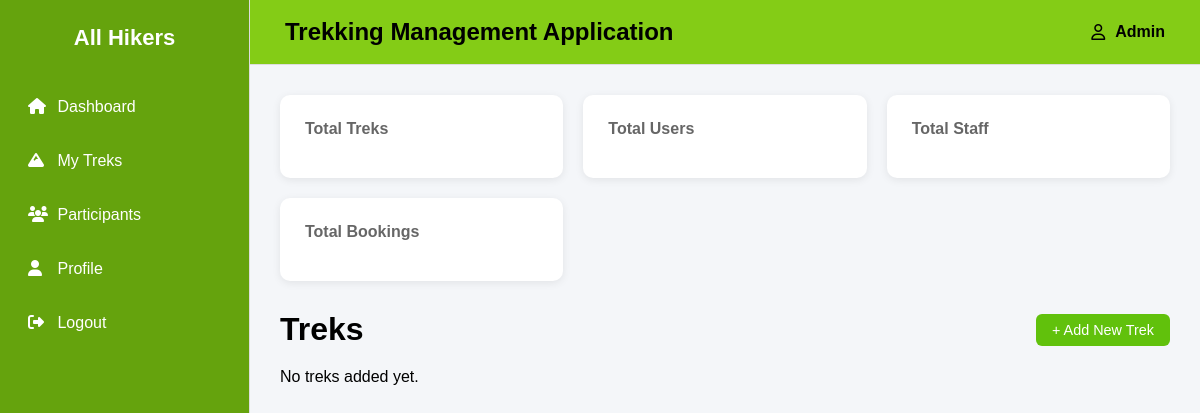
The page /admin_dashboard/trek on the database as committed earlier.
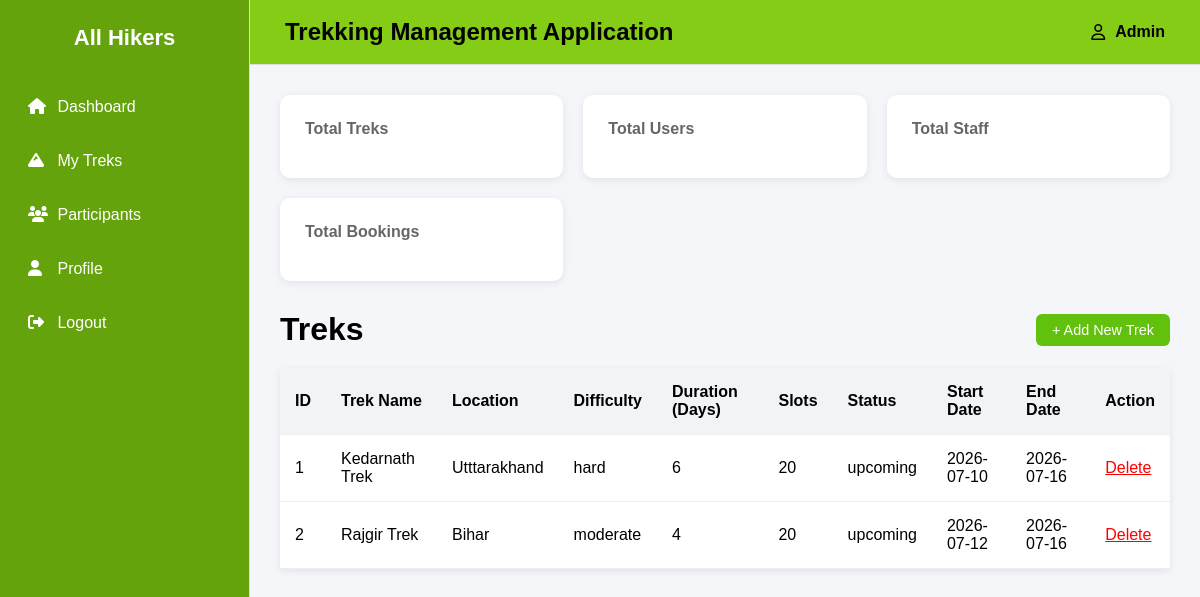
The same page on the database as committed later.
### backend/models.py (models this page shows)
class Trek(db.Model):
    __tablename__="trek"
    id = db.Column(db.Integer,primary_key=True)
    trek_name = db.Column(db.String,nullable=False)
    location = db.Column(db.String,nullable=False)
    difficulty = db.Column(db.String,nullable=False)
    duration_days = db.Column(db.Integer,nullable=False)
    available_slots = db.Column(db.Integer,nullable=False)
    assigned_staff_id = db.Column(db.Integer, db.ForeignKey("staff_profile.id"),nullable=True)
    status = db.Column(db.String,default="Available")
    start_date = db.Column(db.Date,nullable=False)
    end_date = db.Column(db.Date,nullable=False)

### backend/controllers.py (the view)
@auth_bp.route('/admin_dashboard/trek')
def trek():
    treks = Trek.query.all()
    return render_template('admin_trek.html', treks=treks)

### templates/admin_trek.html (shortened to what this page needs)
{% extends "base.html" %}
{% block content %}
<link rel="stylesheet" href="{{ url_for('static', filename='css/dashboard.css') }}">
<div class="trek-header">
    <h1>Treks</h1>
    <a href="{{ url_for('auth.add_trek') }}" class="btn-add-trek">+ Add New Trek</a>
</div>
<div>
    {% if treks %}
    <table class="task-table">
        <thead>
            <tr>
                <th>ID</th>
                <th>Trek Name</th>
                <th>Location</th>
                <th>Difficulty</th>
                <th>Duration (Days)</th>
                <th>Slots</th>
                <th>Status</th>
                <th>Start Date</th>
                <th>End Date</th>
                <th>Action</th>
            </tr>
        </thead>
        <tbody>
            {% for trek in treks %}
            <tr>
                <td>{{ loop.index }}</td>
                <td>{{ trek.trek_name }}</td>
                <td>{{ trek.location }}</td>
                <td>{{ trek.difficulty }}</td>
                <td>{{ trek.duration_days }}</td>
                <td>{{ trek.available_slots }}</td>
                <td>{{ trek.status }}</td>
                <td>{{ trek.start_date }}</td>
                <td>{{ trek.end_date }}</td>
                <td>
                    <a href="{{ url_for('auth.delete_trek', trek_id=trek.id) }}"
                       onclick="return confirm('Delete this trek?')"
                       style="color:red;">Delete</a>
                </td>
            </tr>
            {% endfor %}
        </tbody>
    </table>
    {% else %}
        <p>No treks added yet.</p>
    {% endif %}
</div>
{% endblock %}

### templates/base.html (shortened to what this page needs)
<!DOCTYPE html>
<html lang="en">
<head>
    <link rel="stylesheet" href="{{ url_for('static', filename='css/dashboard.css') }}">
    <link rel="stylesheet" href="https://cdnjs.cloudflare.com/ajax/libs/font-awesome/6.5.2/css/all.min.css">
</head>
<body>
<div class="wrapper">
    <aside class="sidebar">
        <div class="logo">
            All Hikers
        </div>
        <ul>
            <li><a href="{{ url_for('auth.dashboard') }}"><i class="fa-solid fa-house"></i> Dashboard</a></li>
            {% if session.get('role') == 'admin' %}
                <li><a href="{{ url_for('auth.trek') }}"><i class="fa-solid fa-mountain"></i> Treks</a></li>
                <li><a href="{{ url_for('auth.staff') }}"><i class="fa-solid fa-user-group"></i> Staff</a></li>
                <li><a href="#"><i class="fa-solid fa-users"></i> Users</a></li>
                <li><a href="#"><i class="fa-solid fa-calendar-check"></i> Bookings</a></li>
                <li><a href="#"><i class="fa-solid fa-magnifying-glass"></i> Search</a></li>
                <li><a href="#"><i class="fa-solid fa-chart-column"></i> Reports</a></li>
                <li><a href="#"><i class="fa-solid fa-gear"></i> Settings</a></li>
            {% else %}
                <li><a href="#"><i class="fa-solid fa-mountain"></i> My Treks</a></li>
                <li><a href="#"><i class="fa-solid fa-users"></i> Participants</a></li>
                <li><a href="#"><i class="fa-solid fa-user"></i> Profile</a></li>
            {% endif %}
            <li><a href="{{ url_for('auth.logout') }}"><i class="fa-solid fa-right-from-bracket"></i> Logout</a></li>
        </ul>
    </aside>
    <main class="main">
        <div class="navbar">
            <h2>Trekking Management Application</h2>
            <div class="profile">
                <i class="fa-regular fa-user"></i>
                {{ session.get('username',"Admin") }}
            </div>
        </div>
        <div class="cards">
            {% block cards %}
            <div class="card">
                <h4>Total Treks</h4>
            </div>
            <div class="card">
                <h4>Total Users</h4>
            </div>
            <div class="card">
                <h4>Total Staff</h4>
            </div>
            <div class="card">
                <h4>Total Bookings</h4>
            </div>
            {% endblock %}
        </div>
        <div class="content">
            {% block content %}
            {% endblock %}
        </div>
    </main>
</div>
</body>
</html>

### static/css/dashboard.css (style rules this page uses)
* { margin:0; padding:0; box-sizing:border-box; font-family:Arial, Helvetica, sans-serif; }
body { background:#f4f6f9; }
.wrapper { display:flex; min-height:100vh; }
.sidebar { width:250px; background:#65a30d; border-right:1px solid #ddd; }
.logo { padding:25px; font-size:22px; font-weight:bold; text-align:center; color:white; }
.sidebar ul { list-style:none; }
.sidebar li { margin:8px; }
.sidebar a { display:block; color:white; text-decoration:none; padding:14px 20px; border-radius:8px; transition:.3s; }
.sidebar i { width:25px; }
.main { flex:1; }
.navbar { background:#84cc16; padding:18px 35px; display:flex; justify-content:space-between; align-items:center; border-bottom:1px solid #ddd; color:black; }
.profile { display:flex; gap:10px; align-items:center; font-weight:bold; }
.cards { display:grid; grid-template-columns:repeat(auto-fit,minmax(220px,1fr)); gap:20px; padding:30px; }
.card { background:white; padding:25px; border-radius:10px; box-shadow:0 2px 8px rgba(0,0,0,.08); }
.card h4 { color:#666; margin-bottom:15px; }
.content { padding:0 30px 30px; }
table { width:100%; border-collapse:collapse; background:white; box-shadow:0 2px 8px rgba(0,0,0,.08); }
th { background:#f1f3f6; }
th,td { padding:15px; text-align:left; border-bottom:1px solid #eee; }
.trek-header { display: flex; justify-content: space-between; align-items: center; margin-bottom: 20px; }
.btn-add-trek { background-color: #61c10c; color: #ffffff; padding: 8px 16px; border-radius: 6px; font-size: 0.9rem; font-weight: 500; text-decoration: none; transition: background-color 0.2s ease; }

Rows that differ between the two databases and show on the page:
added Trek: trek_name "Kedarnath Trek", location "Utttarakhand", difficulty "hard", duration_days "6", available_slots "20", status "upcoming", start_date "2026-07-10", end_date "2026-07-16"
added Trek: trek_name "Rajgir Trek", location "Bihar", difficulty "moderate", duration_days "4", available_slots "20", status "upcoming", start_date "2026-07-12", end_date "2026-07-16"
Other text that changed with them:
text no longer shown: "No treks added yet."
text now shown: "ID Trek Name Location Difficulty Duration (Days) Slots Status Start Date End Date Action"
